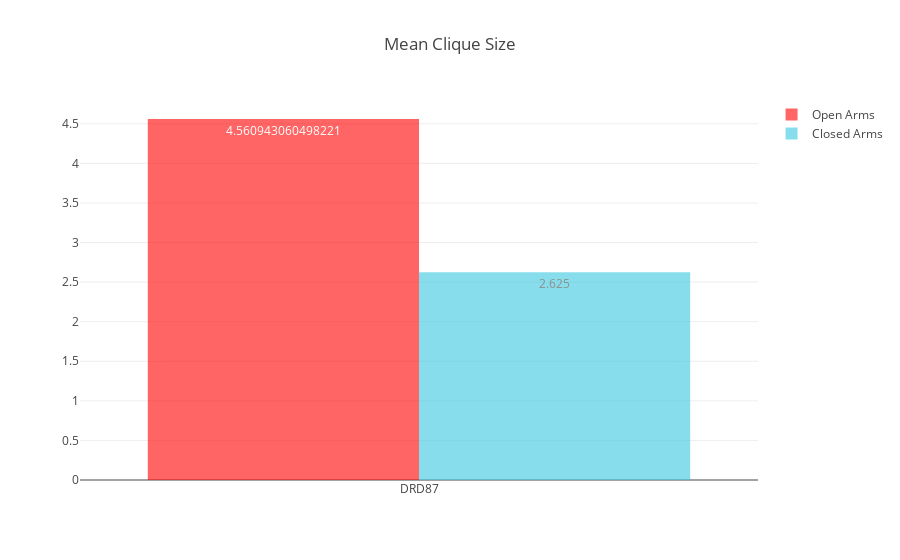

Notebook code cell kept with this figure:
### Markdown cell above
### *The 'small-world' property combines high levels of local clustering among nodes of a network (to form families or cliques) and short paths that globally link all nodes of a network. This means that all nodes of a large system are linked through relatively few intermediate steps, despite the fact that most nodes maintain only a few direct connections - mostly within a clique of neighbours.* (Bullmore and Sporns)

### As shown below, we computed the mean clique size, as well as the maximum clique size, in all networks of interest. We observe that larger cliques of neurons were formed when the mice were in the open arms of the EPM.

### Code cell
open_arms_graphs = get_behavior_graphs(feature_extractors, "OpenArms_centerpoint")

open_measures = list()
for open_arms_graph in open_arms_graphs:
    open_measures.append(open_arms_graph.mean_clique_size)    
    
closed_arms_graphs = get_behavior_graphs(feature_extractors, "ClosedArms_centerpoint")

closed_measures = list()
for closed_arms_graph in closed_arms_graphs:
    closed_measures.append(closed_arms_graph.mean_clique_size)
    
plot_network_measures(open_measures, closed_measures, *x_axis, title="Mean Clique Size")

### Figure 1 — Plotly figure (JSON) as saved in the notebook; plotly's stock layout.template omitted (floating-point values rounded to 4 significant figures)
{"data": [{"marker": {"color": "rgb(255, 0, 0)"}, "name": "Open Arms", "opacity": 0.6, "text": [4.561], "textposition": "auto", "type": "bar", "uid": "bc4a3c", "x": ["DRD87"], "y": [4.561]}, {"marker": {"color": "rgb(58,200,225)"}, "name": "Closed Arms", "opacity": 0.6, "text": [2.625], "textposition": "auto", "type": "bar", "uid": "f4ebab", "x": ["DRD87"], "y": [2.625]}], "layout": {"autosize": true, "title": "Mean Clique Size", "xaxis": {"autorange": true, "range": [-0.5, 0.5], "type": "category"}, "yaxis": {"autorange": true, "range": [0, 4.801], "type": "linear"}}}
